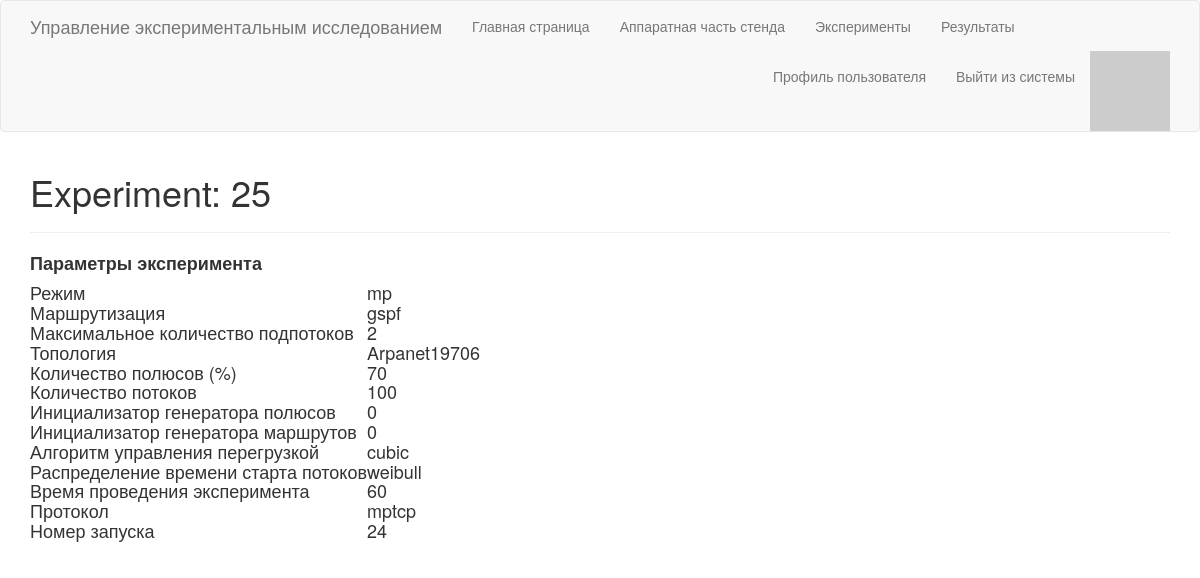
The app's page /experiment/25 (signed in) with its own data.
### app/experiment/ExperimentModel.py (models this page shows, shortened)
class Experiment(db.Model):
    id = db.Column(db.Integer, primary_key=True)
    mode = db.Column(db.String(10), index=True)
    model = db.Column(db.String(10), index=True)
    subflow = db.Column(db.Integer, index=True)
    topo = db.Column(db.String(20), index=True)
    poles = db.Column(db.Integer, index=True)
    flows = db.Column(db.Integer, index=True)
    poles_seed = db.Column(db.Integer, index=True)
    routes_seed = db.Column(db.Integer, index=True)
    cc = db.Column(db.String(20), index=True)
    protocol = db.Column(db.String(20), index=True)
    distribution = db.Column(db.String(20), index=True)
    time = db.Column(db.Integer, index=True)
    probe = db.Column(db.Integer, index=True)
    completed = db.Column(db.Boolean, index=True)

### app/routes.py (the view)
@app.route('/experiment/<experimentid>')
@login_required
def exp_info(experimentid):
    exp = Experiment.query.filter_by(id=experimentid).first_or_404()
    return render_template('experiment.html', experiment=exp)

### app/models.py (called while the page is built)
@login.user_loader
def load_user(id):
    return User.query.get(int(id))

    def avatar(self, size):
        digest = md5(self.email.lower().encode('utf-8')).hexdigest()
        return 'https://www.gravatar.com/avatar/{}?d=identicon&s={}'.format(
                        digest, size)

### app/routes.py (called while the page is built)
@app.before_request
def before_request():
    if current_user.is_authenticated:
        current_user.last_seen = datetime.utcnow()
        db.session.commit()

### app/templates/experiment.html
{% extends "base.html" %}
{% block app_content %}
    <h1>Experiment: {{ experiment.id }}</h1>
    <hr>
    <h4>
    <p><b>Параметры эксперимента</b></p>
    <table>
    <tr> <td>Режим </td> <td>{{ experiment.mode }}</td> </tr>
    <tr> <td>Маршрутизация </td> <td>{{ experiment.model }}</td> </tr>
    <tr> <td>Максимальное количество подпотоков </td> <td>{{ experiment.subflow }}</td> </tr>
    <tr> <td>Топология </td> <td>{{ experiment.topo }}</td> </tr>
    <tr> <td>Количество полюсов (%)</td> <td>{{ experiment.poles }}</td> </tr>
    <tr> <td>Количество потоков </td> <td>{{ experiment.flows }}</td> </tr>
    <tr> <td>Инициализатор генератора полюсов </td> <td>{{ experiment.poles_seed }}</td> </tr>
    <tr> <td>Инициализатор генератора маршрутов </td> <td>{{ experiment.routes_seed }}</td> </tr>
    <tr> <td>Алгоритм управления перегрузкой </td> <td>{{ experiment.cc }}</td> </tr>
    <tr> <td>Распределение времени старта потоков </td> <td>{{ experiment.distribution }}</td> </tr>
    <tr> <td>Время проведения эксперимента </td> <td>{{ experiment.time }}</td> </tr>
    <tr> <td>Протокол </td> <td>{{ experiment.protocol }}</td> </tr>
    <tr> <td>Номер запуска </td> <td>{{ experiment.probe }}</td> </tr>
    </table>
{% endblock %}

### records on screen
Experiment: id "25", mode "mp", model "gspf", subflow "2", topo "Arpanet19706", poles "70", flows "100", poles_seed "0", routes_seed "0", cc "cubic", distribution "weibull", time "60", protocol "mptcp", probe "24"
